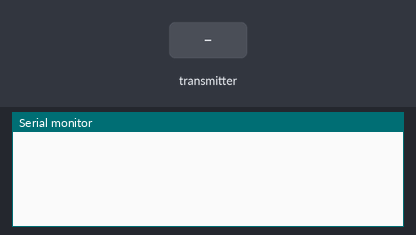
Recording of a sketch running on a simulated ESP32. Parts: the last lines printed to the serial monitor. The inputs (shaded band) are chosen by the test bench.

Above: at 1.2 s.
1.3 s: the transmitter starts sending id = 0
At 1.66 s:
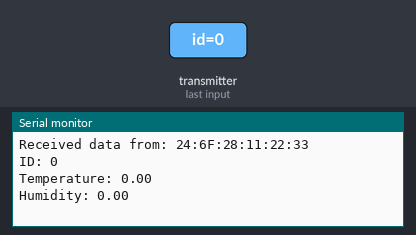
2.8 s: the transmitter starts sending temperature = 25
4.3 s: the transmitter starts sending humidity = 25
At 4.66 s:
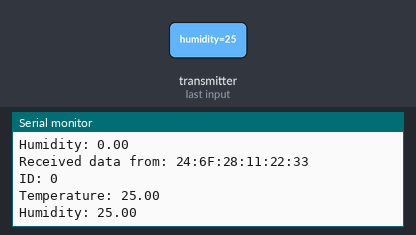
5.8 s: the transmitter starts sending id = 1
7.3 s: the transmitter starts sending temperature = 50
8.8 s: the transmitter starts sending humidity = 50
At 9.16 s:
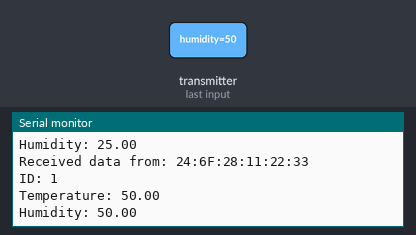
Timing chart, 0 to 11.3 s (numbered marks = the images above; inputs shaded):
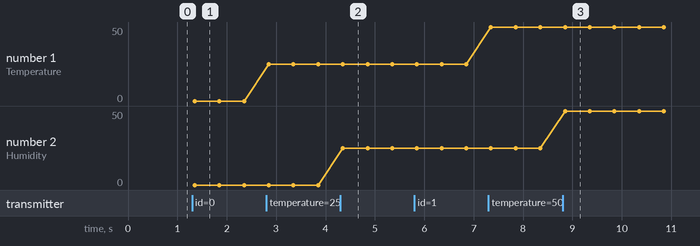

Measured:
- after the input at 1.3 s, the serial monitor: prints a new line after 0.05 s (image 1)
- after the input at 4.3 s, the serial monitor: prints a new line after 0.05 s (image 2)
- after the input at 8.8 s, the serial monitor: prints a new line after 0.05 s (image 3)
- plotted number 1: 0 → 25 after the input at 2.8 s, 25 → 50 after the input at 7.3 s

The sketch:

NOW-Reciever.ino
```cpp
#include <WiFi.h>
#include <esp_now.h>

// Structure to hold received data
typedef struct struct_message {
  int id;
  float temperature;
  float humidity;
} struct_message;

// Create a message instance
struct_message myData;

// Callback function for receiving data
void onReceive(const esp_now_recv_info_t *recvInfo, const uint8_t *data, int dataLen) {
  Serial.print("Received data from: ");
  char macStr[18];
  snprintf(macStr, sizeof(macStr), "%02X:%02X:%02X:%02X:%02X:%02X",
           recvInfo->src_addr[0], recvInfo->src_addr[1], recvInfo->src_addr[2],
           recvInfo->src_addr[3], recvInfo->src_addr[4], recvInfo->src_addr[5]);
  Serial.println(macStr);

  memcpy(&myData, data, sizeof(myData));

  // Print received data
  Serial.print("ID: ");
  Serial.println(myData.id);
  Serial.print("Temperature: ");
  Serial.println(myData.temperature);
  Serial.print("Humidity: ");
  Serial.println(myData.humidity);
}

void setup() {
  Serial.begin(115200);

  // Initialize WiFi
  WiFi.mode(WIFI_STA);
  WiFi.disconnect();

  // Init ESP-NOW
  if (esp_now_init() != ESP_OK) {
    Serial.println("Error initializing ESP-NOW");
    return;
  }

  // Register receive callback
  esp_now_register_recv_cb(onReceive);
}

void loop() {
  // Do nothing, waiting for data
}
```
